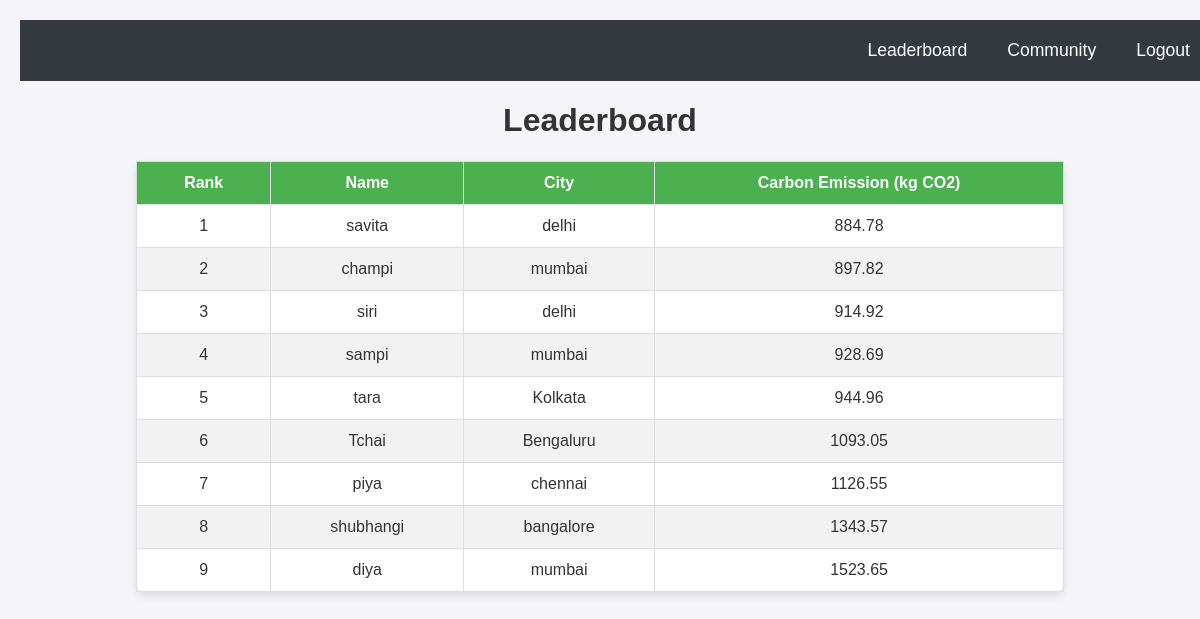
The app's page /leaderboard with its own data.
### app.py (models this page shows)
class User( db.Model):
    id = db.Column(db.Integer, primary_key=True)
    username = db.Column(db.String(80), unique=True, nullable=False)
    password = db.Column(db.String(120), nullable=False)
    email = db.Column(db.String(120), unique=True, nullable=False)
    password = db.Column(db.String(80), nullable=False)
    city = db.Column(db.String(120))
    is_admin = db.Column(db.Boolean, default=False)

### app.py (the view)
@app.route('/leaderboard')
def leaderboard():
    leaderboard_query = db.session.query(
        Leaderboard.user_id, db.func.avg(Leaderboard.carbon_emission).label('avg_emission')
    ).join(User, User.id == Leaderboard.user_id).group_by(Leaderboard.user_id).order_by(db.func.avg(Leaderboard.carbon_emission).asc()).all()
    leaderboard = []
    for idx, (user_id, avg_emission) in enumerate(leaderboard_query):
        user = User.query.get(user_id)
        if user:
            name = session.get('username', user.username if user.username else "Anonymous")
            city = session.get('city', user.city if user.city else "Unknown")
            leaderboard.append({
                "rank": idx + 1,
                "name": name,
                "city": city,
                "carbon_emission": round(avg_emission, 2),
            })
    return render_template('leaderboard.html', leaderboard=leaderboard)

### templates/leaderboard.html (shortened to what this page needs)
<!DOCTYPE html>
<html lang="en">
<head>
</head>
<body>
    <nav class="navbar">
        <ul class="navbar-links">
            <li><a href="/leaderboard">Leaderboard</a></li>
            <li><a href="/community">Community</a></li>
            <li><a href="/logout">Logout</a></li>
        </ul>
    </nav>
    <h1>Leaderboard</h1>
    <table>
        <thead>
            <tr>
                <th>Rank</th>
                <th>Name</th>
                <th>City</th>
                <th>Carbon Emission (kg CO2)</th>
            </tr>
        </thead>
        <tbody>
            {% for user in leaderboard %}
                    <tr>
                        <td>{{ user.rank }}</td>
                        <td>{{ user.name }}</td>
                        <td>{{ user.city }}</td>
                        <td>{{ user.carbon_emission }}</td>
                    </tr>
                {% endfor %}
        </tbody>
    </table>
</body>
</html>

### templates/leaderboard.html (style rules this page uses)
body { font-family: Arial, sans-serif; background-color: #f4f4f9; margin: 0; padding: 20px; }
h1 { text-align: center; color: #333; }
table { width: 80%; margin: 20px auto; border-collapse: collapse; background-color: white; box-shadow: 0 4px 8px rgba(0, 0, 0, 0.1); border-radius: 8px; }
th, td { padding: 12px 20px; text-align: center; border: 1px solid #ddd; }
th { background-color: #4CAF50; color: white; }
tr:nth-child(even) { background-color: #f2f2f2; }
td { font-size: 16px; color: #333; }
.navbar { background-color: #343a40; padding: 20px 20px; width: 100%; display: flex; justify-content: flex-end; margin-bottom: 10px; margin-top: 0; margin-left: 0; }
.navbar-links { list-style-type: none; margin: 0; padding: 0; display: flex; }
.navbar-links li { margin-left: 20px; }
.navbar-links a { color: white; text-decoration: none; font-size: 1.1rem; padding: 5px 10px; }

### records on screen
User: rank "1", name "savita", city "delhi", carbon_emission "884.78"
User: rank "2", name "champi", city "mumbai", carbon_emission "897.82"
User: rank "3", name "siri", city "delhi", carbon_emission "914.92"
User: rank "4", name "sampi", city "mumbai", carbon_emission "928.69"
User: rank "5", name "tara", city "Kolkata", carbon_emission "944.96"
User: rank "6", name "Tchai", city "Bengaluru", carbon_emission "1093.05"
User: rank "7", name "piya", city "chennai", carbon_emission "1126.55"
User: rank "8", name "shubhangi", city "bangalore", carbon_emission "1343.57"
User: rank "9", name "diya", city "mumbai", carbon_emission "1523.65"
